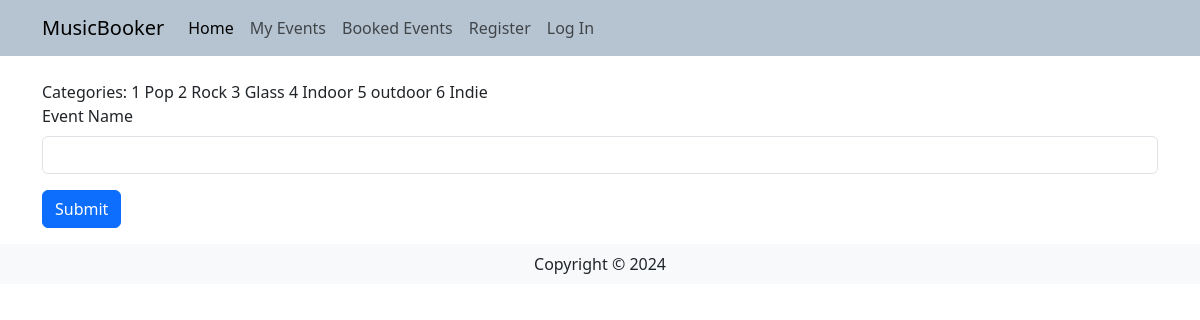
/events/admin/categories, run on the app's committed database.
### Music/models.py (models this page shows)
class Category(db.Model):
    __tablename__ = 'categories'
    id = db.Column(db.Integer, primary_key=True)
    category_name = db.Column(db.String(200))

### Music/events.py (the view)
@destbp.route('/admin/categories', methods=['GET', 'POST'])
def categories():
    form = CategoriesForm()
    if request.method == 'POST' and form.validate_on_submit():
        category = Category(
            category_name = form.name.data
        )
        db.session.add(category)
        db.session.commit()
    categories = db.session.scalars(db.select(Category)).all()
    return render_template('admin/categories.html', categories=categories, form=form)

### Music/forms.py
class CategoriesForm(FlaskForm):
    name =  StringField("Event Name", validators=[InputRequired()])
    submitsubmit = SubmitField("Submit")

### Music/__init__.py (called while the page is built)
@app.context_processor
def get_context():
   year = datetime.datetime.today().year
   return dict(year=year)

### Music/templates/admin/categories.html
{% extends 'base.html' %}
{% from 'bootstrap5/form.html' import render_form %}
{% from 'bootstrap5/form.html' import render_field %}
{% block content %}
    <div class="container">
        Categories:
        {% for category in categories %}
            {{category.id}}
            {{category.category_name}}
        {% endfor %}
        {{render_form(form)}}
    </div>
{% endblock %}

### data on the page
Category: id "1", category_name "Pop"
Category: id "2", category_name "Rock"
Category: id "3", category_name "Glass"
Category: id "4", category_name "Indoor"
Category: id "5", category_name "outdoor"
Category: id "6", category_name "Indie"
